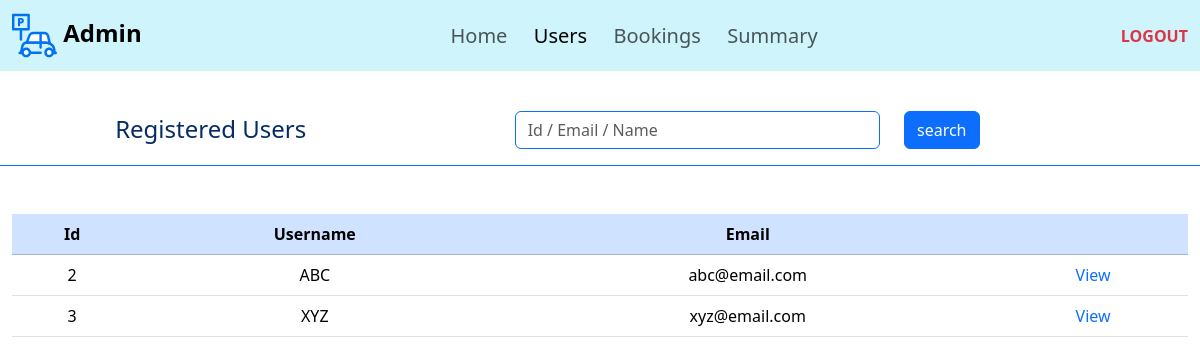
Screenshot of /users (signed in) with the database file from the repository.
### application/models.py (models this page shows)
class User(db.Model):
    id = db.Column(db.Integer, primary_key=True, autoincrement=True)
    email = db.Column(db.String(), unique=True, nullable=False)
    username = db.Column(db.String(), nullable=False)
    password = db.Column(db.String(), nullable=False)
    is_admin = db.Column(db.Boolean, default=False)
    bookings = db.relationship('Booking', backref='user', lazy=True, order_by='Booking.parking')

### application/controllers.py (the view, shortened to what this page needs)
@app.route("/users", methods=['GET','POST'])
def users():
    if 'user' not in session:
        return redirect(url_for('login'))
    u=User.query.get(session['user'])
    if u.is_admin==True:
        all=User.query.all()[1:]
        return render_template('users.html', users=all)
    return redirect(url_for('user'))

### templates/users.html (shortened to what this page needs)
{% extends 'template.jinja' %}
{% block body %}
<nav class="navbar navbar-expand-lg bg-info-subtle">
    <div class="container-fluid">
        <a class="navbar-brand fs-4" href="/"><img src="/static/parking.svg" width="45" height="45"
                alt="ParkHere"><strong>&nbsp;Admin</strong></a>
        <div class="collapse navbar-collapse " id="navbarText">
            <ul class="navbar-nav m-auto mb-2 mb-lg-0">
                <li class="nav-item">
                    <a class="nav-link fs-5" aria-current="page" href="/admin">Home&nbsp;&nbsp;</a>
                </li>
                <li class="nav-item">
                    <a class="nav-link fs-5 active" aria-current="page" href="/users">Users&nbsp;&nbsp;</a>
                </li>
                <li class="nav-item">
                    <a class="nav-link fs-5" aria-current="page" href="/bookings">Bookings&nbsp;&nbsp;</a>
                </li>
                <li class="nav-item">
                    <a class="nav-link fs-5" aria-current="page" href="/summary">Summary&nbsp;&nbsp;</a>
                </li>
            </ul>
            <span class="navbar-text">
                <a class="link-danger link-underline-opacity-0" href="/logout"><b>LOGOUT</b></a>
            </span>
        </div>
    </div>
</nav>
<br>
<div class="container-fluid">
    <form class="row border-bottom border-primary p-3 mb-5" method="post">
        <div class="col-4 text-primary-emphasis text-center fs-4">Registered&nbsp;Users</div>
        <div class="col-1"></div>
        <div class="col-4 text-primary-emphasis text-end ">
            <input class="form-control border-primary " id="inputEmail5" type="text" name="search"
                placeholder="Id / Email / Name">
        </div>
        <div class="col-3 text-primary-emphasis text-start"><button class=' col btn btn-primary'
                type="submit">search</button></div>
    </form>
</div>
<div class="container-fluid text-center">
    <table class="table">
        <thead class="table-primary">
            <th>Id</th>
            <th>Username</th>
            <th>Email</th>
            <th>  </th>
            </thead>
        <tbody>
            {% for user in users %}
            <tr>
                <td>{{user.id}}</td>
                <td>{{user.username}}</td>
                <td>{{user.email}}</td>
                <td><a class="link-primary link-underline-opacity-0" href="/users/{{user.id}}">View</a></td>
            </tr>
            {% endfor %}
        </tbody>
    </table>
</div>
{% endblock %}

### rows the page displays
User: id "2", username "ABC", email "abc@email.com"
User: id "3", username "XYZ", email "xyz@email.com"
